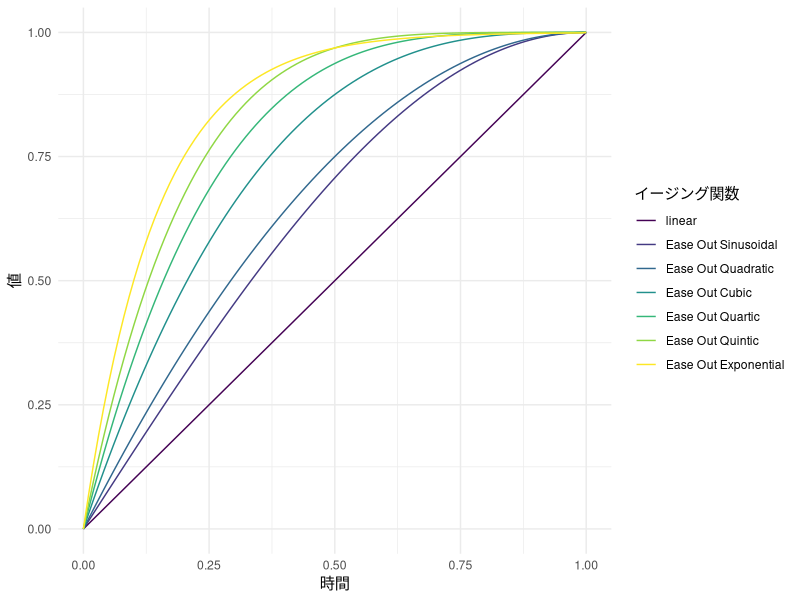
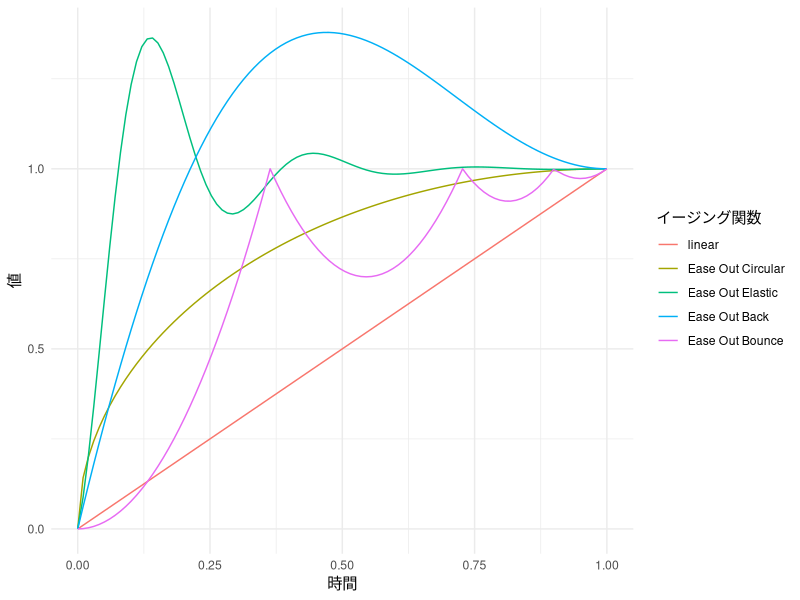

Recreate these plots in R, in order.
## ---- chunk 1
#| echo: false
#| fig-alt: イージングの強さの比較
#| fig-cap: イージングの強さの比較（「イーズアウト」する場合）
library(ggplot2)

ease_out <-
  tibble::tibble(
    progress = tweenr::tween_numeric(c(0, 1), 100, ease = "linear")[[1]],
    linear = progress,
    `Ease Out Sinusoidal` = tweenr::tween_numeric(c(0, 1), 100, ease = "sine-out")[[1]],
    `Ease Out Quadratic` = tweenr::tween_numeric(c(0, 1), 100, ease = "quadratic-out")[[1]],
    `Ease Out Cubic` = tweenr::tween_numeric(c(0, 1), 100, ease = "cubic-out")[[1]],
    `Ease Out Quartic` = tweenr::tween_numeric(c(0, 1), 100, ease = "quartic-out")[[1]],
    `Ease Out Quintic` = tweenr::tween_numeric(c(0, 1), 100, ease = "quintic-out")[[1]],
    `Ease Out Exponential` = tweenr::tween_numeric(c(0, 1), 100, ease = "exponential-out")[[1]]
  ) |>
  tidyr::pivot_longer(cols = !progress, names_to = "func", values_to = "value") |>
  dplyr::mutate(
    `イージング関数` = factor(func,
        levels = c(
          "linear",
          "Ease Out Sinusoidal",
          "Ease Out Quadratic",
          "Ease Out Cubic",
          "Ease Out Quartic",
          "Ease Out Quintic",
          "Ease Out Exponential"
        ),
        ordered = TRUE
      )
  )

ggplot(
  ease_out,
  aes(x = progress, y = value, color = `イージング関数`)
) +
  geom_line() +
  theme_minimal() +
  xlab("時間") + ylab("値")
## ---- chunk 2
#| echo: false
#| fig-alt: 特殊なイージング関数
#| fig-cap: 特殊なイージング関数（「イーズアウト」する場合）
ease_out <-
  tibble::tibble(
    progress = tweenr::tween_numeric(c(0, 1), 100, ease = "linear")[[1]],
    linear = progress,
    `Ease Out Circular` = tweenr::tween_numeric(c(0, 1), 100, ease = "circular-out")[[1]],
    `Ease Out Elastic` = tweenr::tween_numeric(c(0, 1), 100, ease = "elastic-out")[[1]],
    `Ease Out Back` = tweenr::tween_numeric(c(0, 1), 100, ease = "back-out")[[1]],
    `Ease Out Bounce` = tweenr::tween_numeric(c(0, 1), 100, ease = "bounce-out")[[1]]
  ) |>
  tidyr::pivot_longer(cols = !progress, names_to = "func", values_to = "value") |>
  dplyr::mutate(
    `イージング関数` = factor(func,
        levels = c(
          "linear",
          "Ease Out Circular",
          "Ease Out Elastic",
          "Ease Out Back",
          "Ease Out Bounce"
        )
      )
  )

ggplot(
  ease_out,
  aes(x = progress, y = value, color = `イージング関数`)
) +
  geom_line() +
  theme_minimal() +
  xlab("時間") + ylab("値")
